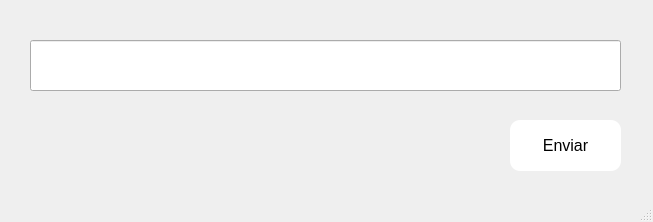
<?xml version="1.0" encoding="UTF-8"?>
<ui version="4.0">
 <class>feedback</class>
 <widget class="QMainWindow" name="feedback">
  <property name="geometry">
   <rect>
    <x>0</x>
    <y>0</y>
    <width>653</width>
    <height>222</height>
   </rect>
  </property>
  <property name="minimumSize">
   <size>
    <width>653</width>
    <height>222</height>
   </size>
  </property>
  <property name="maximumSize">
   <size>
    <width>653</width>
    <height>222</height>
   </size>
  </property>
  <property name="windowTitle">
   <string>Feedback</string>
  </property>
  <widget class="QWidget" name="centralwidget">
   <widget class="QPushButton" name="enviar">
    <property name="geometry">
     <rect>
      <x>510</x>
      <y>120</y>
      <width>111</width>
      <height>51</height>
     </rect>
    </property>
    <property name="font">
     <font>
      <pointsize>12</pointsize>
     </font>
    </property>
    <property name="styleSheet">
     <string notr="true">border-radius: 10px;
background-color: rgb(255, 255, 255);</string>
    </property>
    <property name="text">
     <string>Enviar</string>
    </property>
   </widget>
   <widget class="QLineEdit" name="mensagem">
    <property name="geometry">
     <rect>
      <x>30</x>
      <y>40</y>
      <width>591</width>
      <height>51</height>
     </rect>
    </property>
    <property name="font">
     <font>
      <pointsize>12</pointsize>
     </font>
    </property>
   </widget>
  </widget>
  <widget class="QMenuBar" name="menubar">
   <property name="geometry">
    <rect>
     <x>0</x>
     <y>0</y>
     <width>653</width>
     <height>26</height>
    </rect>
   </property>
  </widget>
  <widget class="QStatusBar" name="statusbar"/>
 </widget>
 <resources/>
 <connections/>
</ui>
